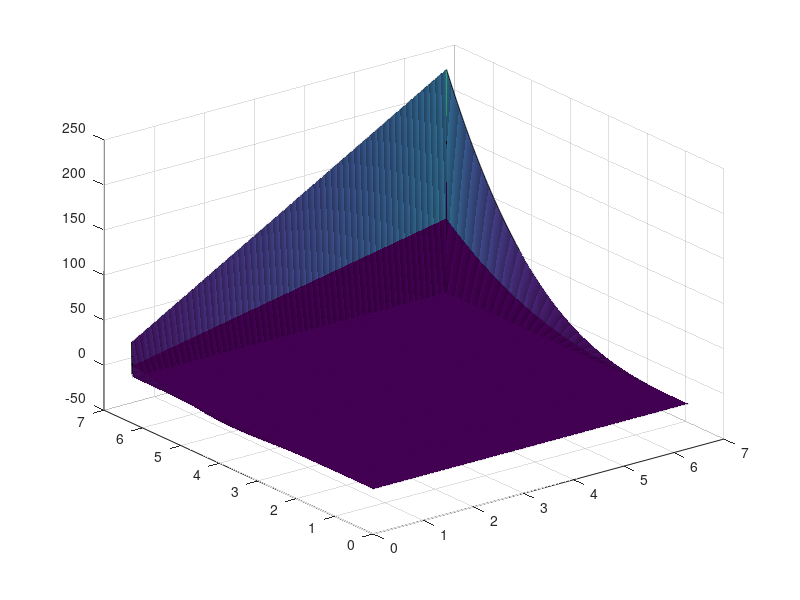

This figure's MATLAB source:
clc
clear
% Putting down constants
n=1000;
ax=0; bx=2*pi; ay=0; by=2*pi;
% Generating x and y values
x=linspace(ax,bx,n);
ix=1:n;
y=linspace(ay,by,n);
iy=1:n;
% The boundary conditions

fa=(y-ay).^2.*cos(y); ga= y.*(y-ay).^2;
ubx=ga;
uax= fa; 
u=zeros(n);
uby = (by-ay).^2.*cos(by) + (x-ax)/(bx-ax)*(by*(by-ay)^2-(by-ay)^2*cos(by));
hx= 2*pi/(n-1); hy=hx; h=hy;
u(:,1)=uax; u(:,n)=ubx';
u(n,:)=uby; 
%F = 0;
% Loop time

for j=2:n-1
    for i=2:n-1
        f(i,j) = sin(pi.*(x(i)-ax)./(bx-ax)).*cos(pi/2*(y(j)-ay)./(by-ay)+1);
        u(i,j)=1/4*(u(i-1,j)+u(i,j-1)+u(i+1,j)+u(i,j+1))+h^2*f(i,j);

    end
    % Ghost node Neumann Conditions du/dy(y=ay)= 0
    u(:,1)=u(:,3);
end
F= zeros(n);
F1 = sin(pi.*(x(1)-ax)./(bx-ax)).*cos(pi/2*(y(1)-ay)./(by-ay)+1);
F(1,1)=F1; F(1,2:end)=0; F(2:end,1)=0;
F(2:end,2:end)= f;

U=u
surf(x,y,U)

